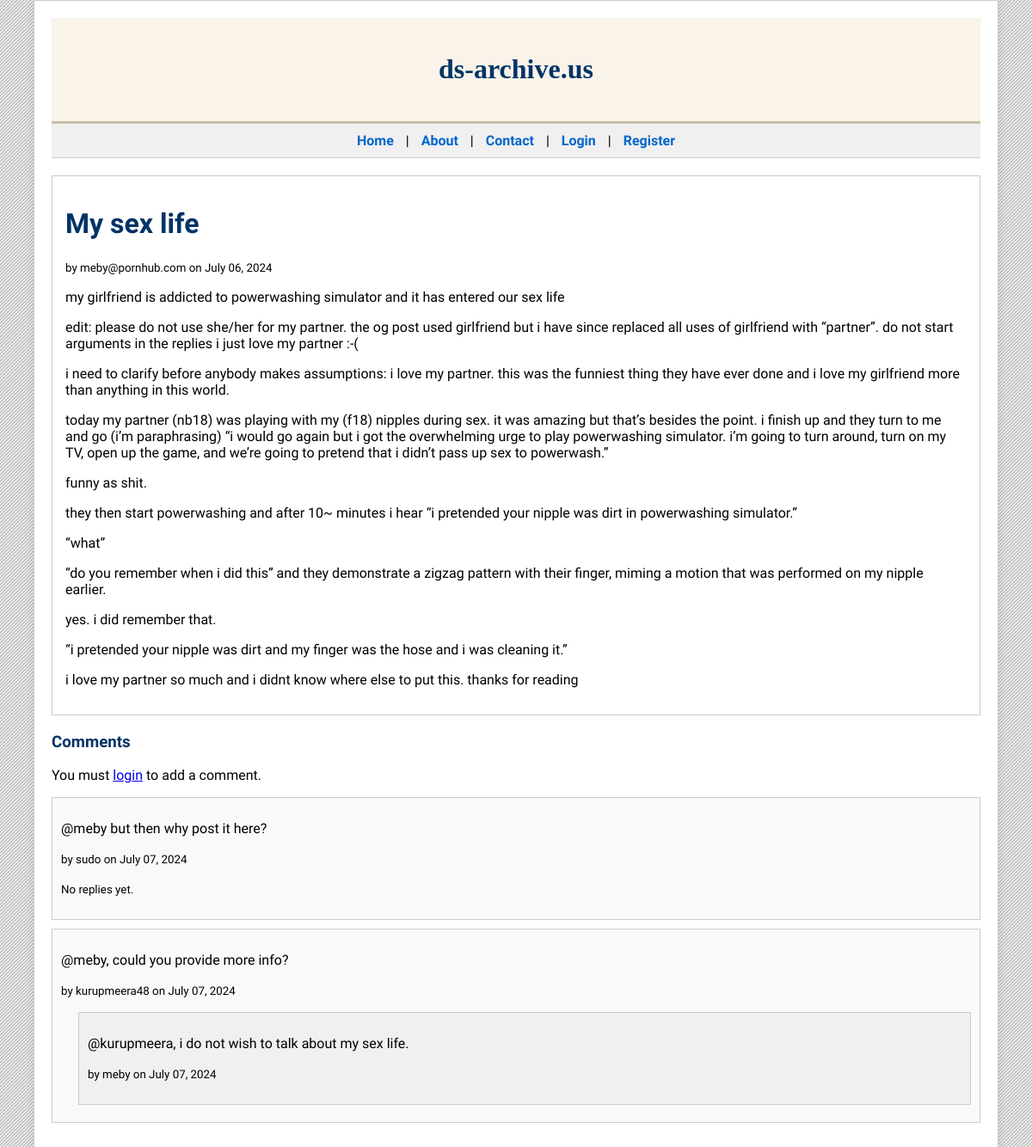
Page /api/posts/14 on the committed database.
### app/db.py (models this page shows)
class BlogPost(Base):
    __tablename__ = 'blog_posts'
    id = Column(Integer, primary_key=True)
    title = Column(String(100), nullable=False)
    content = Column(Text, nullable=False)  # Changed to Text for larger content
    author = Column(String(50), nullable=False)
    created_at = Column(DateTime, default=datetime.utcnow)
    featured_image = Column(String(255))  # For image URLs
    category = Column(String(50))
    comments = relationship('Comment', back_populates='post')
    tags = relationship('Tag', secondary='post_tags', back_populates='posts')

class Comment(Base):
    __tablename__ = 'comments'
    id = Column(Integer, primary_key=True)
    content = Column(String(255), nullable=False)
    author = Column(String(50), nullable=False)
    created_at = Column(DateTime, default=datetime.utcnow)
    post_id = Column(Integer, ForeignKey('blog_posts.id'))
    parent_comment_id = Column(Integer, ForeignKey('comments.id'))
    replies = relationship('Comment',
                           cascade='all, delete-orphan',
                           backref=backref('parent', remote_side=[id], uselist=False),
                           remote_side=[parent_comment_id],
                           lazy=True)
    post = relationship('BlogPost', back_populates='comments')

### app/routes.py (the view)
@api.route("/posts/<int:post_id>", methods=['GET'])
def get_post(post_id):
    if request.method=='GET':
        current_user = session.get('user_email')
        post = db.get_post(post_id)
        if post:
            post_content_html = markdown.markdown(post.content)
            print(post_content_html)
            return render_template('post.html', post=post, user=current_user, post_content_html=post_content_html)
        else:
            return render_template('error.html')

### app/db.py (called while the page is built)
    def get_post(self, post_id):
        return self.session.query(BlogPost).filter_by(id=post_id).one_or_none()

### app/templates/post.html (shortened to what this page needs)
<!DOCTYPE html>
<html lang="en">
<head>
</head>
<body>
    <div class="container">
        <header>
            <h1>ds-archive.us</h1>
        </header>
        <nav>
            <a href="#">Home</a> |
            <a href="#">About</a> |
            <a href="#">Contact</a> |
            {% if user %}
                <span>Welcome, {{ user.split('@')[0] }}</span> |
                <a href="{{ url_for('api.logout') }}">Logout</a> |
                <a href="{{ url_for('api.create_blog_post') }}">New Post</a>
            {% else %}
                <a href="{{ url_for('api.login') }}">Login</a> |
                <a href="{{ url_for('api.register') }}">Register</a>
            {% endif %}
        </nav>
        <div class="post-content">
            <h1>{{ post.title }}</h1>
            <p><small>by {{ post.author }} on {{ post.created_at.strftime('%B %d, %Y') }}</small></p>
            <div>
                {{ post_content_html | safe }}
            </div>
        </div>
        <h3>Comments</h3>
        {% if user %}
            <div style="margin-bottom: 20px;">
                <h4>Add a Comment</h4>
                <form action="{{ url_for('api.add_comment', post_id=post.id) }}" method="POST">
                    <textarea name="content" rows="4" required></textarea>
                    <button type="submit" class="button">Submit</button>
                </form>
            </div>
        {% else %}
            <p>You must <a href="{{ url_for('api.login') }}">login</a> to add a comment.</p>
        {% endif %}
        {% for comment in post.comments if not comment.parent_comment_id %}
            <div class="comment">
                <p>{{ comment.content }}</p>
                <p><small>by {{ comment.author.split('@')[0] }} on {{ comment.created_at.strftime('%B %d, %Y') }}</small></p>
                {% if comment.replies %}
                    {% for reply in comment.replies %}
                        <div class="reply">
                            <p>{{ reply.content }}</p>
                            <p><small>by {{ reply.author.split('@')[0] }} on {{ reply.created_at.strftime('%B %d, %Y') }}</small></p>
                        </div>
                    {% endfor %}
                {% else %}
                    <p><small>No replies yet.</small></p>
                {% endif %}
            </div>
        {% endfor %}
    </div>
</body>
</html>

### rows in the picture
BlogPost: title "My sex life", author "meby@pornhub.com", created_at "July 06, 2024"
Comment: content "@meby but then why post it here?", author "sudo", created_at "July 07, 2024", shows "No replies yet."
Comment: content "@meby, could you provide more info?", author "kurupmeera48", created_at "July 07, 2024"
Comment: content "@kurupmeera, i do not wish to talk about my sex life.", author "meby", created_at "July 07, 2024"
